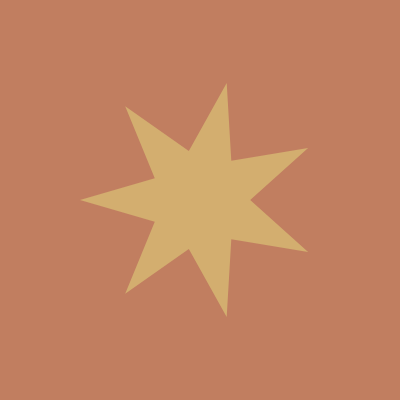
Frame 1 (no input)
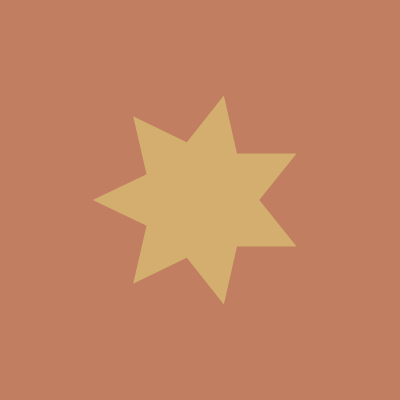
Frame 60 (no input)
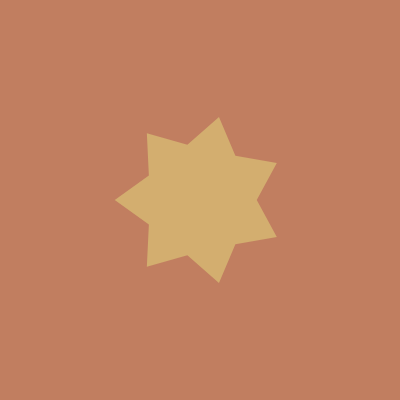
Frame 120 (the mouse pressed at the canvas centre since frame 60)

The p5.js sketch that drew these frames (run headless with seeded random() and noise() and a simulated clock; from frame 60 on, the mouse is pressed at the canvas centre):

// p5.js sketch
// ── sketch.js
let bg
let starFill
let star

function setup() {
  createCanvas(400, 400)
  changeBGColor()
  starFill = randomColor() 
  fill(starFill)
  noStroke() 
  
  // Create a star object with "breathing"
  star = createBreathingStar(width / 2, height / 2, 50, 100, 7, 0.02)
}

function draw() {
  background(bg) 
  // Task 2: create an object, and an accompanying function, that allows for 
  //   "breathing a variable" (having it fluctuate within a given range by
  //   a given step). 
  // Alternate Task 2: implement breathing of the inner and outer radii
  //   through the use of trigonometric functions (like sin or cos). Remember 
  //   that these functions, by default, are in radians [0,TWO_PI]
  
  showStar()
}

function showStar() {
  updateStar(star)
  displayStar(star)
}

function createBreathingStar (mx, my, minInnerRadius, maxOuterRadius, numSides, step) {
  
  return{
    mx: mx,
    my: my,
    minInnerRadius: minInnerRadius,
    maxOuterRadius: maxOuterRadius,
    numSides: numSides,
    step: step,
    angle: 0,
    ir: minInnerRadius,
    or: maxOuterRadius
  }
}

function updateStar(s) {
  s.angle += s.step
  s.ir = s.minInnerRadius + 10 * sin(s.angle)
  s.or = s.maxOuterRadius + 20 * cos(s.angle)
}

function displayStar(s) {
  drawStar(s.mx, s.my, s.numberOfSides, s.ir, s.or)
}

// Task 1: parameterize this function for inner and outer radii and number of sides
// TASK 1 START
function drawStar( mx = width/2, my = height/2, numberOfSides = 7, ir = 50, or = 100 ) {
  let numberOfPoints = numberOfSides * 2
  let theta = 0
  let dt = TWO_PI / numberOfPoints

  beginShape()
  for( let i = 0; i < numberOfPoints; i++ ) {
    if( i % 2 === 0 ) {
      vertex( mx + ir*cos(theta + dt * i), my + ir*sin(theta + dt * i ) )
    } else {
      vertex( mx + or*cos(theta + dt * i), my + or*sin(theta + dt * i ) )
    }
  } 
  endShape()
}
// END OF TASK 1


function randomColor(avenues=true) {
  if( avenues ) {
    return color(randomAvenuesColor())
  } else {
    return color(random(255),random(255),random(255))
  }

}

function changeBGColor(avenues=true) {
  bg = randomColor(avenues)
}

function keyPressed() {
  if( key === 'b' ) {
    changeBGColor()
  }
}

// Hex Codes for the Official Avenues Colors 
const colors = { // const instead of let
  white: "#ffffff",
  black: "#000000",
  ash: "#B7B09C", 
  ochre: "#D3AE6F",
  indigo: "#3D68B2",
  moss: "#267355",
  pristineBlue: "#44C3D4",
  violet: "#9796C9",
  nimbus: "#CAC3BC",
  pistachio: "#C5D982",
  olive: "#8A916A",
  terracotta: "#C17E60",
  gold: "#F5CD64",
  clay: "#C3411E",
  grass: "#0D9A48",
  navy: "#273879"
}

function randomAvenuesColor() {
  return random(Object.values(colors))
}
